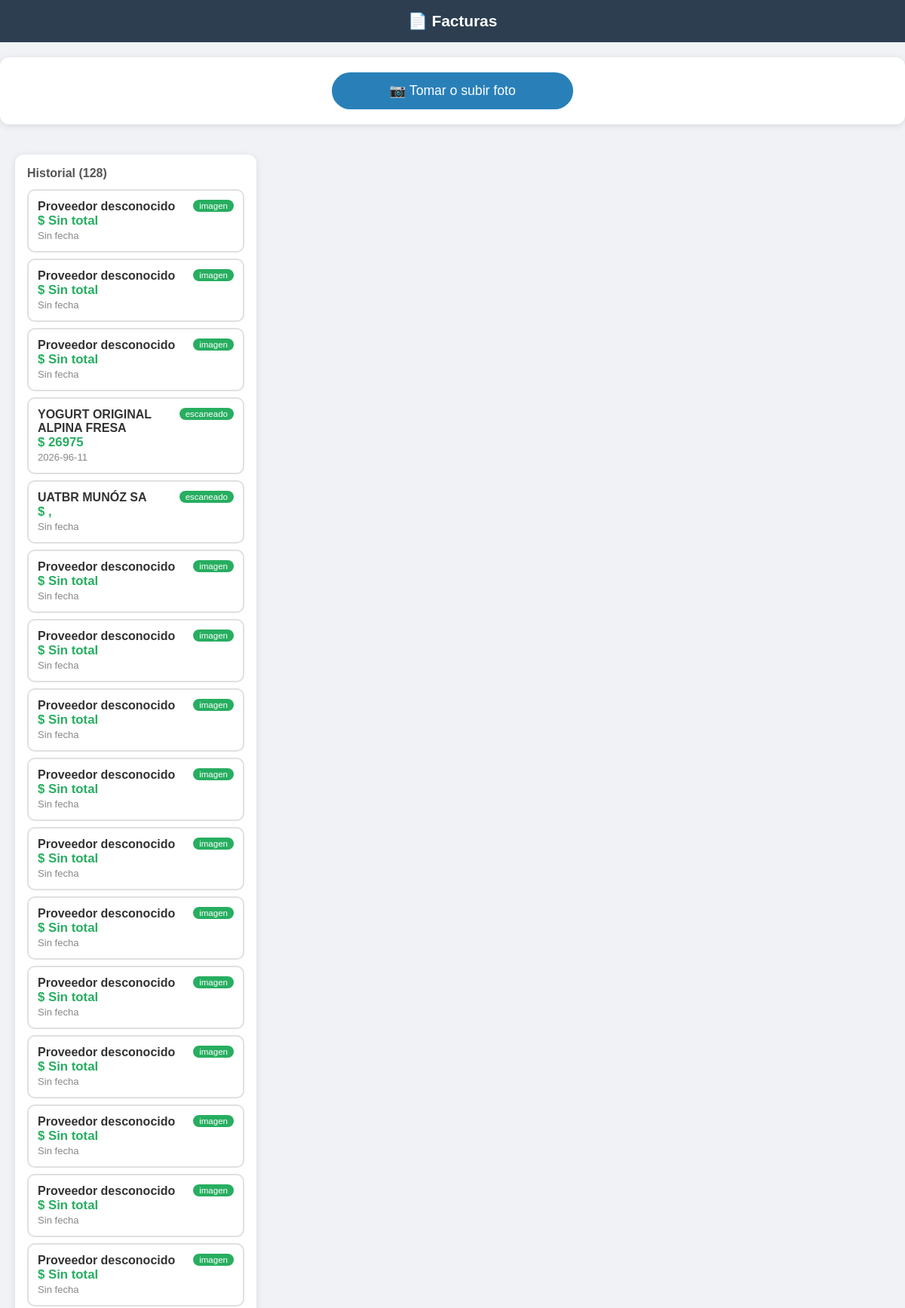
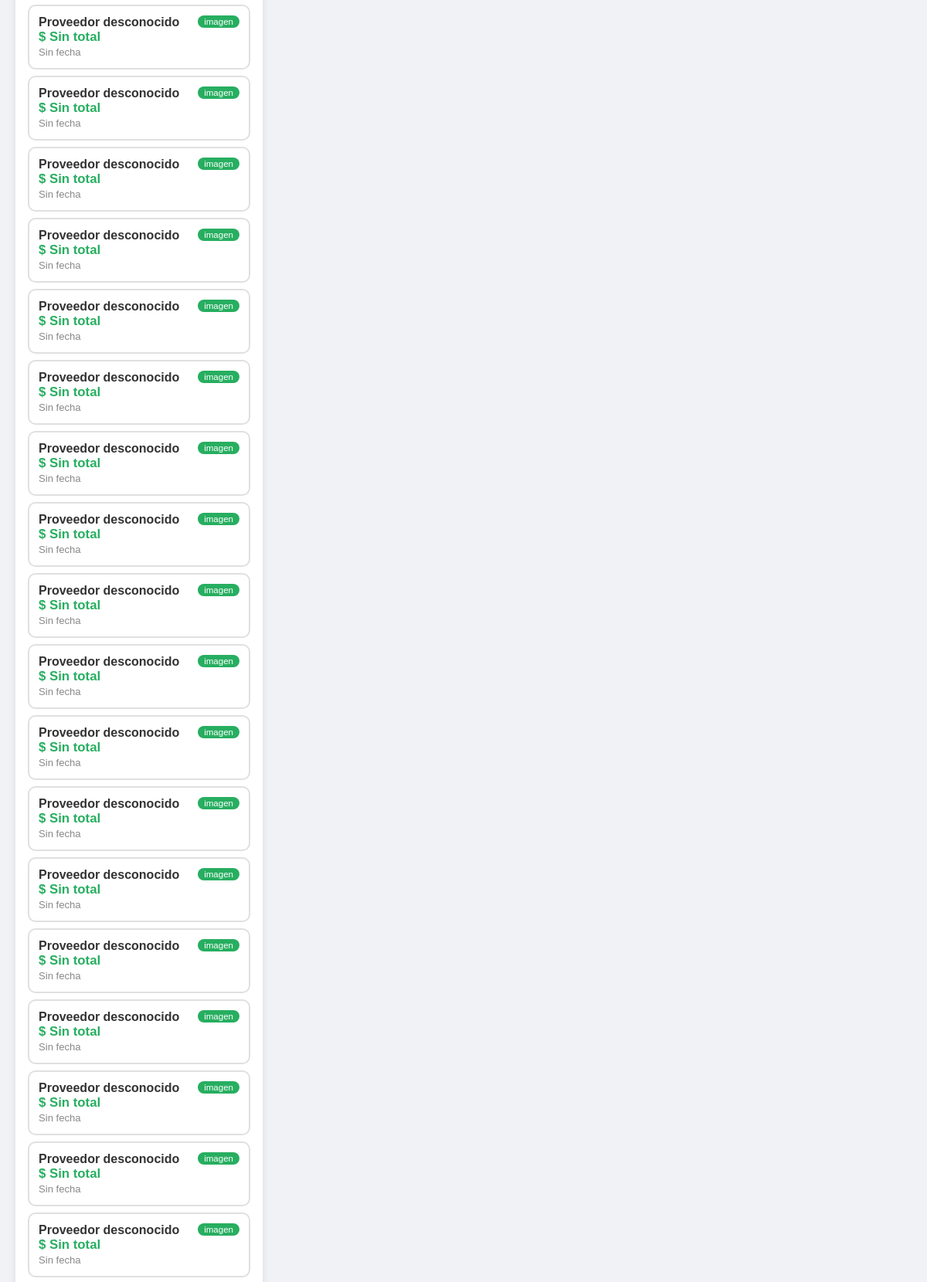
The page / (upper part) on the database its author committed (2 pictures, top to bottom).
### tables this page shows
CREATE TABLE facturas (
                id INTEGER PRIMARY KEY AUTOINCREMENT,
                nombre_archivo TEXT NOT NULL,
                tipo_pdf TEXT,
                texto_extraido TEXT,
                banco TEXT,
                total TEXT,
                fecha TEXT,
                proveedor TEXT,
                fecha_procesado TIMESTAMP DEFAULT CURRENT_TIMESTAMP
            );

### app.py (the view)
@app.route("/")
def index():
    return render_template(
        "index.html",
        facturas=obtener_todas()
    )

### database/db_manager.py (called while the page is built)
def obtener_todas():
    with sqlite3.connect(DB_PATH) as conn:
        conn.row_factory = sqlite3.Row
        cursor = conn.cursor()
        cursor.execute("SELECT * FROM facturas ORDER BY fecha_procesado DESC")
        return cursor.fetchall() #trae todos los resultados

### web/templates/index.html (shortened to what this page needs)
<!DOCTYPE html>
<html lang="es">
<head>
    <link rel="stylesheet" href="{{ url_for('static', filename='css/style.css') }}">
</head>
<body>
<h1>📄 Facturas</h1>
<div class="upload-box">
    <label for="inputArchivo" class="btn-subir">
        📷 Tomar o subir foto
    </label>
</div>
<div class="contenedor">
    <div class="panel-lista">
        <h2>Historial ({{ facturas|length }})</h2>
        {% for f in facturas %}
        <a href="/factura/{{ f['id'] }}" class="tarjeta-factura {% if factura_seleccionada and factura_seleccionada['id'] == f['id'] %}seleccionada{% endif %}">
            <span class="tipo-badge">{{ f['tipo_pdf'] }}</span>
            <strong>{{ f['proveedor'] or 'Proveedor desconocido' }}</strong><br>
            <span class="monto">$ {{ f['total'] or 'Sin total' }}</span><br>
            <span class="fecha-small">{{ f['fecha'] or 'Sin fecha' }}</span>
        </a>
        {% endfor %}
    </div>
</div>
</body>
</html>

### web/static/css/style.css (style rules this page uses)
* { box-sizing: border-box; margin: 0; padding: 0; }
body { font-family: Arial, sans-serif; background: #f0f2f5; color: #333; }
h1 { text-align: center; padding: 16px; background: #2c3e50; color: white; font-size: 1.3em; }
.upload-box { background: white; margin: 16px; border-radius: 12px; padding: 20px; text-align: center; box-shadow: 0 2px 10px rgba(0,0,0,0.1); }
.btn-subir { display: inline-block; background: #2980b9; color: white; padding: 14px 28px; border-radius: 30px; font-size: 1.1em; cursor: pointer; width: 100%; max-width: 320px; }
.contenedor { padding: 0 16px 24px; display: flex; flex-direction: column; gap: 16px; }
.panel-lista { background: white; border-radius: 12px; padding: 16px; box-shadow: 0 2px 10px rgba(0,0,0,0.1); }
.panel-lista h2 { margin-bottom: 12px; font-size: 1em; color: #555; }
.tarjeta-factura { display: block; padding: 12px; margin: 8px 0; border: 2px solid #e0e0e0; border-radius: 10px; text-decoration: none; color: #333; transition: all 0.2s; position: relative; }
.tipo-badge { background: #27ae60; color: white; padding: 2px 8px; border-radius: 20px; font-size: 0.72em; float: right; }
.monto { font-weight: bold; color: #27ae60; font-size: 1.05em; }
.fecha-small { font-size: 0.82em; color: #888; }
@media (min-width: 700px) { .contenedor { flex-direction: row; max-width: 1200px; margin: 0 auto; padding: 20px; } }
@media (min-width: 700px) { .panel-lista { width: 320px; height: 80vh; overflow-y: auto; } }
@media (min-width: 700px) { .upload-box { margin: 20px auto; max-width: 1200px; } }

### rows shown on the page
facturas: tipo_pdf "imagen", proveedor "Proveedor desconocido", total "Sin total", fecha "Sin fecha"
facturas: tipo_pdf "imagen", proveedor "Proveedor desconocido", total "Sin total", fecha "Sin fecha"
facturas: tipo_pdf "imagen", proveedor "Proveedor desconocido", total "Sin total", fecha "Sin fecha"
facturas: tipo_pdf "escaneado", proveedor "YOGURT ORIGINAL ALPINA FRESA", total "26975", fecha "2026-96-11"
facturas: tipo_pdf "escaneado", proveedor "UATBR MUNÓZ SA", total ",", fecha "Sin fecha"
facturas: tipo_pdf "imagen", proveedor "Proveedor desconocido", total "Sin total", fecha "Sin fecha"
facturas: tipo_pdf "imagen", proveedor "Proveedor desconocido", total "Sin total", fecha "Sin fecha"
facturas: tipo_pdf "imagen", proveedor "Proveedor desconocido", total "Sin total", fecha "Sin fecha"
facturas: tipo_pdf "imagen", proveedor "Proveedor desconocido", total "Sin total", fecha "Sin fecha"
facturas: tipo_pdf "imagen", proveedor "Proveedor desconocido", total "Sin total", fecha "Sin fecha"
facturas: tipo_pdf "imagen", proveedor "Proveedor desconocido", total "Sin total", fecha "Sin fecha"
facturas: tipo_pdf "imagen", proveedor "Proveedor desconocido", total "Sin total", fecha "Sin fecha"
facturas: tipo_pdf "imagen", proveedor "Proveedor desconocido", total "Sin total", fecha "Sin fecha"
facturas: tipo_pdf "imagen", proveedor "Proveedor desconocido", total "Sin total", fecha "Sin fecha"
facturas: tipo_pdf "imagen", proveedor "Proveedor desconocido", total "Sin total", fecha "Sin fecha"
facturas: tipo_pdf "imagen", proveedor "Proveedor desconocido", total "Sin total", fecha "Sin fecha"
facturas: tipo_pdf "imagen", proveedor "Proveedor desconocido", total "Sin total", fecha "Sin fecha"
facturas: tipo_pdf "imagen", proveedor "Proveedor desconocido", total "Sin total", fecha "Sin fecha"
facturas: tipo_pdf "imagen", proveedor "Proveedor desconocido", total "Sin total", fecha "Sin fecha"
facturas: tipo_pdf "imagen", proveedor "Proveedor desconocido", total "Sin total", fecha "Sin fecha"
facturas: tipo_pdf "imagen", proveedor "Proveedor desconocido", total "Sin total", fecha "Sin fecha"
facturas: tipo_pdf "imagen", proveedor "Proveedor desconocido", total "Sin total", fecha "Sin fecha"
facturas: tipo_pdf "imagen", proveedor "Proveedor desconocido", total "Sin total", fecha "Sin fecha"
facturas: tipo_pdf "imagen", proveedor "Proveedor desconocido", total "Sin total", fecha "Sin fecha"
facturas: tipo_pdf "imagen", proveedor "Proveedor desconocido", total "Sin total", fecha "Sin fecha"
facturas: tipo_pdf "imagen", proveedor "Proveedor desconocido", total "Sin total", fecha "Sin fecha"
facturas: tipo_pdf "imagen", proveedor "Proveedor desconocido", total "Sin total", fecha "Sin fecha"
facturas: tipo_pdf "imagen", proveedor "Proveedor desconocido", total "Sin total", fecha "Sin fecha"
facturas: tipo_pdf "imagen", proveedor "Proveedor desconocido", total "Sin total", fecha "Sin fecha"
facturas: tipo_pdf "imagen", proveedor "Proveedor desconocido", total "Sin total", fecha "Sin fecha"
facturas: tipo_pdf "imagen", proveedor "Proveedor desconocido", total "Sin total", fecha "Sin fecha"
facturas: tipo_pdf "imagen", proveedor "Proveedor desconocido", total "Sin total", fecha "Sin fecha"
facturas: tipo_pdf "imagen", proveedor "Proveedor desconocido", total "Sin total", fecha "Sin fecha"
facturas: tipo_pdf "imagen", proveedor "Proveedor desconocido", total "Sin total", fecha "Sin fecha"

### other values the page prints
{{ facturas|length }} "128"
